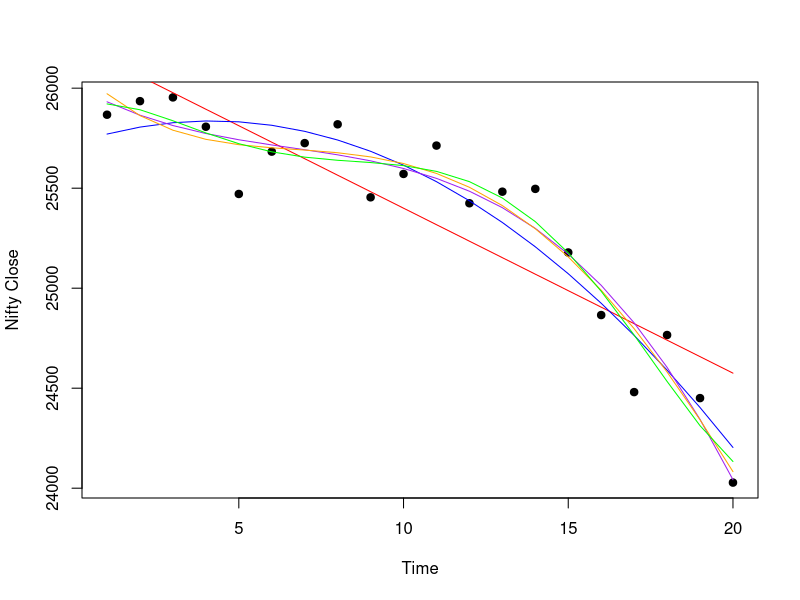
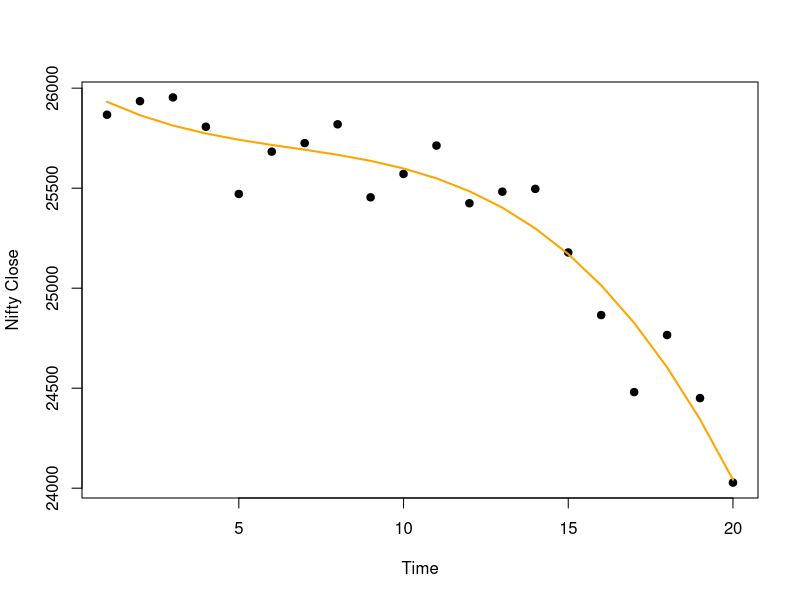

Here is the R script that generated these plots, in order:
# Read file
setwd("/Users/pankaj/TechCareer/World-of-R/Time-Series-Analysis-and-Forecasting")

nifty <- read.csv("nifty.csv")

# Inspect
head(nifty)
names(nifty) <- make.names(names(nifty))

nifty$Date <- as.Date(nifty$Date, format="%d-%b-%Y")

nifty <- nifty[order(nifty$Date), ]

nifty$t <- 1:nrow(nifty)

fit1 <- lm(Close ~ t, data=nifty)

fit2 <- lm(Close ~ poly(t, degree=2, raw=TRUE), data=nifty)

fit3 <- lm(Close ~ poly(t, degree=3, raw=TRUE), data=nifty)

fit4 <- lm(Close ~ poly(t, degree=4, raw=TRUE), data=nifty)

fit5 <- lm(Close ~ poly(t, degree=5, raw=TRUE), data=nifty)

plot(nifty$t, nifty$Close, pch=19,
     xlab="Time", ylab="Nifty Close")

lines(nifty$t, predict(fit1), col="red")
lines(nifty$t, predict(fit2), col="blue")
lines(nifty$t, predict(fit3), col="purple")
lines(nifty$t, predict(fit4), col="orange")
lines(nifty$t, predict(fit5), col="green")


summary(fit1)$adj.r.squared
summary(fit2)$adj.r.squared
summary(fit3)$adj.r.squared
summary(fit4)$adj.r.squared
summary(fit5)$adj.r.squared

plot(nifty$t, nifty$Close, pch=19,
     xlab="Time", ylab="Nifty Close")

lines(nifty$t, predict(fit3), col="orange", lwd=2)

# https://home.iitk.ac.in/~shalab/sptimeseries
